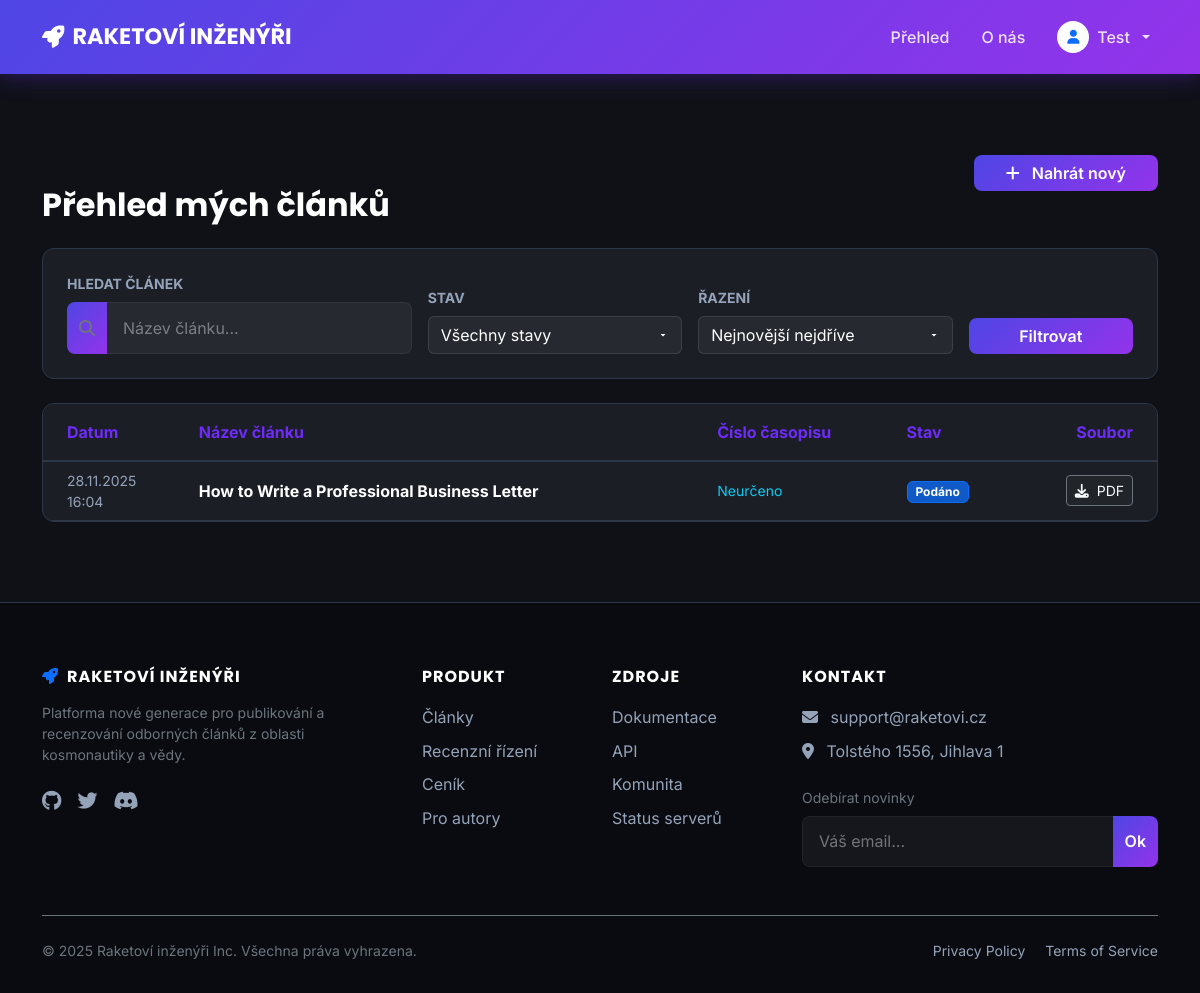
The page /my_articles.php (signed in) on the database its author committed.
### tables this page shows
CREATE TABLE `articles` (
  `id` int(11) NOT NULL,
  `user_id` int(11) NOT NULL,
  `issue_id` int(11) NOT NULL,
  `title` varchar(255) NOT NULL,
  `filename` varchar(255) NOT NULL,
  `status` enum('podano','recenze','oprava','prijato','zamitnuto') NOT NULL DEFAULT 'podano',
  `created_at` timestamp NOT NULL DEFAULT current_timestamp()
);

### my_articles.php (the view, shortened to what this page needs)
<?php
require 'db_connect.php';
require 'header.php';
$user_id = $_SESSION['user_id'];
$search = $_GET['search'] ?? '';
$sort = $_GET['sort'] ?? 'date_desc';
$sql = "
    SELECT
        a.id,
        a.title,
        a.filename,
        a.status,
        a.created_at,
        i.nazev AS issue_name
    FROM articles a
    LEFT JOIN issues i ON a.issue_id = i.id
    WHERE a.user_id = ?
";
$params = [$user_id];
$types = "i";
switch ($sort) {
    default:
        $sql .= " ORDER BY a.created_at DESC";
        break;
}
$stmt = $db_connection->prepare($sql);
if (!empty($params)) {
    $stmt->bind_param($types, ...$params);
}
$stmt->execute();
$result = $stmt->get_result();
function getStatusBadge($status)
{
    switch ($status) {
        case 'podano':
            return '<span class="badge bg-primary bg-opacity-75 border border-primary">Podáno</span>';
    }
}
?>
<div class="container mt-5 mb-5">
    <div class="d-flex justify-content-between align-items-center mb-4">
        <h2 class="text-white mb-0">Přehled mých článků</h2>
        <a href="new_article.php" class="btn btn-primary">
            <i class="fa-solid fa-plus me-2"></i> Nahrát nový
        </a>
    </div>
    <div class="article-card p-4 mb-4">
        <form method="GET" class="row g-3 align-items-end">
            <div class="col-md-4">
                <label class="form-label text-muted small text-uppercase fw-bold">Hledat článek</label>
                <div class="input-group">
                    <button class="btn btn-dark border-secondary text-secondary" type="submit" title="Hledat">
                        <i class="fa-solid fa-magnifying-glass"></i>
                    </button>
                    <input type="text" name="search" class="form-control border-secondary border-start-0"
                        placeholder="Název článku..."
                        value="<?= htmlspecialchars($search) ?>">
                </div>
            </div>
            <div class="col-md-3">
                <label class="form-label text-muted small text-uppercase fw-bold">Stav</label>
                <select name="status" class="form-select">
                    <option value="">Všechny stavy</option>
                </select>
            </div>
            <div class="col-md-3">
                <label class="form-label text-muted small text-uppercase fw-bold">Řazení</label>
                <select name="sort" class="form-select">
                    <option value="date_desc" <?= $sort == 'date_desc' ? 'selected' : '' ?>>Nejnovější nejdříve</option>
                </select>
            </div>
            <div class="col-md-2 d-flex gap-2">
                <button type="submit" class="btn btn-outline-primary w-100">
                    Filtrovat
                </button>
            </div>
        </form>
    </div>
    <div class="article-card p-0" style="width: 100%; min-width: auto;">
        <?php if ($result->num_rows > 0): ?>
            <div class="table-responsive">
                <table class="table mb-0 align-middle table-hover">
                    <thead>
                        <tr>
                            <th class="ps-4 py-3">Datum</th>
                            <th class="py-3">Název článku</th>
                            <th class="py-3">Číslo časopisu</th>
                            <th class="py-3">Stav</th>
                            <th class="pe-4 py-3 text-end">Soubor</th>
                        </tr>
                    </thead>
                    <tbody>
                        <?php while ($row = $result->fetch_assoc()): ?>
                            <tr>
                                <td class="ps-4 text-muted small">
                                    <?= date("d.m.Y", strtotime($row['created_at'])) ?><br>
                                    <?= date("H:i", strtotime($row['created_at'])) ?>
                                </td>
                                <td class="fw-bold text-white">
                                    <?= htmlspecialchars($row['title']) ?>
                                </td>
                                <td class="text-info small">
                                    <?= htmlspecialchars($row['issue_name'] ?? 'Neurčeno') ?>
                                </td>
                                <td>
                                    <?= getStatusBadge($row['status']) ?>
                                </td>
                                <td class="pe-4 text-end">
                                    <a href="uploads/<?= htmlspecialchars($row['filename']) ?>"
                                        class="btn btn-sm btn-dark border border-secondary text-light"
                                        target="_blank">
                                        <i class="fa-solid fa-download me-1"></i> PDF
                                    </a>
                                </td>
                            </tr>
                        <?php endwhile; ?>
                    </tbody>
                </table>
            </div>
        <?php endif; ?>
    </div>
</div>
<?php
require 'footer.php';
?>

### css/style.css (style rules this page uses)
:root { --bg-dark: #0f1117; --bg-card: #1c1e26; --bg-footer: #0a0b10; --primary-purple: #6e2bf9; --neon-cyan: #00d2ff; --primary-gradient: linear-gradient(135deg, #4f46e5 0%, #9333ea 100%); --text-white: #ffffff; --text-gray: #94a3b8; --border-color: #2d3748; }
html, body { font-family: 'Inter', sans-serif; background-color: var(--bg-dark); color: var(--text-white); min-height: 100vh; display: flex; flex-direction: column; cursor: url('../media/raketa.svg') 0 0, auto; }
h1, h2, h3, h4, h5, .navbar-brand { font-family: 'Poppins', sans-serif; font-weight: 700; }
a, button, .btn { cursor: pointer; text-decoration: none !important; }
.text-muted { color: #94a3b8 !important; }
.btn, .nav-link, .article-card, input, .form-control, .dropdown-item { transition: all 0.5s cubic-bezier(0.4, 0, 0.2, 1) !important; }
button[type="submit"], .btn-primary { background: var(--primary-gradient); border: none; border-radius: 8px; color: white; font-weight: 600; position: relative; overflow: hidden; z-index: 1; }
.btn-primary::after, button[type="submit"]::after { content: ''; position: absolute; top: 0; left: -100%; width: 50%; height: 100%; background: linear-gradient(to right, rgba(255, 255, 255, 0) 0%, rgba(255, 255, 255, 0.3) 50%, rgba(255, 255, 255, 0) 100%); transform: skewX(-25deg); transition: none; z-index: -1; }
input, select, .form-control, textarea { background-color: rgba(255, 255, 255, 0.05) !important; border: 1px solid rgba(255, 255, 255, 0.1) !important; color: white !important; padding: 0.8rem 1rem; border-radius: 8px; width: 100%; }
::placeholder { color: rgba(255, 255, 255, 0.4) !important; opacity: 1; }
label { margin-bottom: 0.5rem; color: #e2e8f0; font-size: 0.9rem; font-weight: 500; }
select { appearance: none; -webkit-appearance: none; -moz-appearance: none; background-repeat: no-repeat !important; background-position: right 10px center !important; padding-right: 30px !important; cursor: pointer; }
option { background-color: var(--bg-card); color: white; }
.input-group { display: flex !important; flex-wrap: nowrap !important; align-items: stretch; width: 100%; }
.input-group .form-control { width: auto !important; flex: 1 1 auto; margin-bottom: 0 !important; }
.input-group .btn, .input-group .input-group-text { width: auto !important; margin-top: 0 !important; }
.input-group .btn:first-child { border-top-right-radius: 0; border-bottom-right-radius: 0; border-right: none; }
.input-group .form-control:last-child { border-top-left-radius: 0; border-bottom-left-radius: 0; border-left: none; }
.article-card { background-color: var(--bg-card); border: 1px solid var(--border-color); border-radius: 12px; overflow: hidden; color: var(--text-white); }
.table { color: var(--text-gray); border-color: var(--border-color); }
.table> :not(caption)>*>* { background-color: transparent; color: var(--text-white); border-bottom-color: var(--border-color); }
.table thead th { background-color: var(--bg-card); color: var(--primary-purple); border-bottom: 2px solid var(--border-color); }
.article-card { width: 260px; min-width: 260px; }
.container>.article-card, .row .article-card { width: 100% !important; min-width: 100% !important; margin-bottom: 2rem; }
.d-flex .btn-primary { width: auto !important; margin-top: 0 !important; padding-left: 2rem; padding-right: 2rem; height: fit-content; }
.article-card form .col-md-4, .article-card form .col-md-3, .article-card form .col-md-2 { display: flex; flex-direction: column; justify-content: flex-end; }
.article-card form .btn { width: 100%; }
.container h2 { text-align: center; margin-top: 4rem; margin-bottom: 2rem; color: var(--text-white); font-weight: 700; }

### rows shown on the page
articles: created_at "28.11.2025", created_at "16:04", title "How to Write a Professional Business Letter", issue_name "Neurčeno", status "Podáno"

### other values the page prints
$_SESSION['user_jmeno'] "Test"
